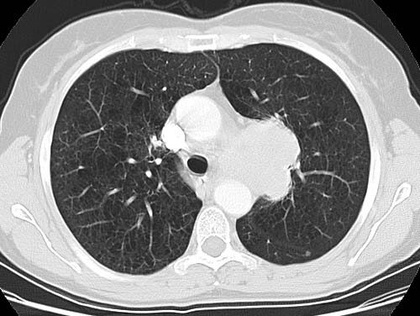
%> input picture DIP course/normal_CT.jpg, 420 x 316 px, shrunk from 500 x 376 before the run
$ octave HW6_3.m   (GNU Octave 9; MATLAB toolbox functions it lacks are replaced by stand-ins)
%> lines starting %> are read from the running program, lines starting %| are printed output that depends on the picture; in (x1, y1, x2, y2) boxes, pixels count from 0 and x2, y2 are one past the last pixel; in counts of white or black regions, pixels touching at a corner belong together; the program's own positions count from 1
%% Loading Image and extracting histogram
clc
clear
close all
f=imread('normal_CT.jpg');
%> f is the input picture: size 316x420 uint8; min 0, max 255, mean 139.4
[M,N]=size(f);
%> M = 316; N = 420
h=imhist(f);
%> h = 256 values, max 1923 at index 225, min 9 at index 13, mean 518.4
p=h./numel(f);
%> p = 256 values, max 0.0145 at index 225, min 6.78e-05 at index 13, mean 0.00391
figure,imshow(f,[]),title('Original Image')
figure,plot(h),title('Image Histogram')
%> after `title('Image Histogram')`:
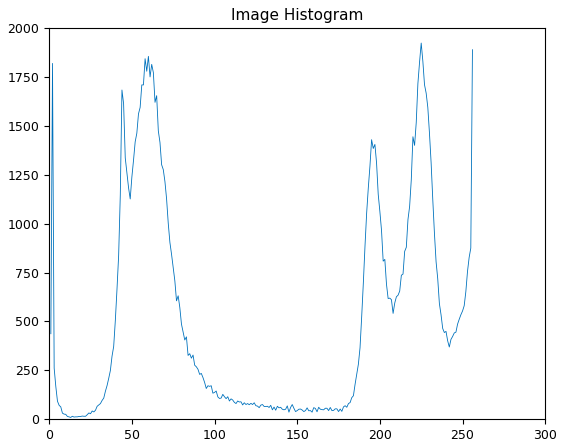
%> figure redrawn from the program's plot data; curve peaks at x = 225, y = 1923
%% Binarization Using Otsu
for T=1:254
    p1=sum(p(1:T+1));
    p2=sum(p(T+2:256));
    u1=[0:T]*((h(1:T+1))/(sum(h(1:T+1))));
    u2=[T+1:255]*((h(T+2:256))/(sum(h(T+2:256))));
    zigma1=(([0:T]-u1).^2)*((h(1:T+1))/(sum(h(1:T+1))));
    zigma2=(([T+1:255]-u2).^2)*((h(T+2:256))/(sum(h(T+2:256))));
    epsilon(T)=(zigma1*sum(p(1:T+1)))+(zigma2*sum(p(T+2:256)));
end
%> this loop made 254 passes
%> (p1, p2, u1, u2, zigma1, zigma2) on passes 1 to 3: (0.017, 0.983, 0.806, 141.8, 0.156, 6441), (0.019, 0.981, 0.93, 142, 0.272, 6414.7), (0.0202, 0.98, 1.06, 142.2, 0.505, 6398.1)
%> after the loop, epsilon = 254 values, max 6470.4 at index 254, min 480.1 at index 138, mean 2770.7
T_new=find(epsilon==min(epsilon));
%> T_new = 138
for m=1:M
    for n=1:N
         g2(m,n) =f(m,n)>=T_new;
    end
end
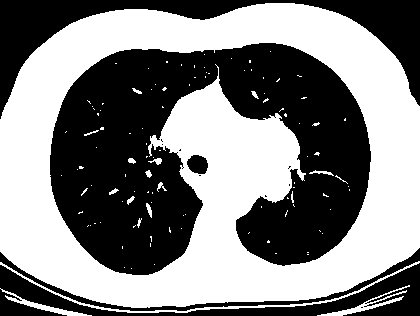
%> g2: size 316x420 logical; 50.7% white; 13 black regions (8 under 20 px), largest, box (x1, y1, x2, y2) and area: (50, 43, 371, 275) 46251, (0, 0, 420, 119) 10766, (0, 263, 420, 316) 6117, (0, 248, 420, 311) 1930, (187, 155, 208, 174) 308
figure,imshow(g2,[]),title(['Binary Image Using Otsu Method with Threshold= ',num2str(T_new)])
g2=~g2;
figure,imshow(g2,[]),title(['Reverse of the Binary Image Using Otsu Method with Threshold= ',num2str(T_new)])
%% Labeling and Segmentation
[L,num]=bwlabel(g2,4);
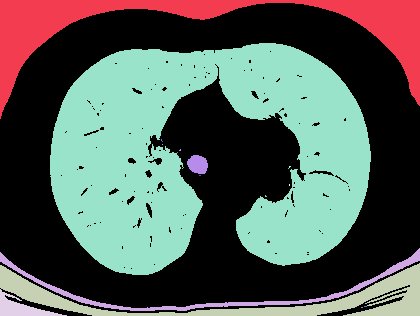
%> L: size 316x420 double; 23 distinct labels, from 0 to 22; one colour per label, 0 black
%> num = 22
figure,mesh(L),title('Labeled Image')
im=zeros(size(g2));
for m=1:M
    for n=1:N
         if L(m,n)==5;im(m,n)=g2(m,n); end
    end
end
%> im: size 316x420 double; values 0 (black) and 1 (white), 34.8% white; 1 white region, box (x1, y1, x2, y2) and area: (50, 43, 371, 275) 46247
figure,imshow(im,[]),title('Output of Label= 5 in Image')
% Image Segmentation
f=255.*im2double(f);
%> f: size 316x420 double
f_new=f.*im;
figure,imshow(f_new,[]),title('Segmented Image')
%% Pseudo Coloring by Quantized Colors
x=0:0.0156:4-0.0156;
y=ceil(x);
figure;subplot(2,1,1);
p=plot(x,y);
set(p,'Color','blue','LineWidth',2);axis([0 4 0 5]);
set(gca,'YTickLabel',{'0','C1','C2','C3','C4','C5'});
set(gca,'XTickLabel',{'0','32','64','96','128','160','192','224','256'});
xlabel('Intensity level');ylabel('Colers (R,G,B)');
title('Quantized colers for R & G & B','FontWeight','bold');
x=0:255;
B=(-1/255)*x+1;
subplot(2,1,2);p=plot(x,B);
set(p,'Color','blue','LineWidth',2);axis([0 1 0 257])
title('linear function for R & G & B','FontWeight','bold');
R=(1/255)*x;
hold on ;p=plot(x,R);
set(p,'Color','red','LineWidth',2);axis([0 1 0 257])
G=(-1/128)*abs(x-128)+1;
hold on ;p=plot(x,G);
set(p,'Color','green','LineWidth',2);axis([0 257 0 1])
legend('B','R','G');
xlabel('Gray image Intensity level');ylabel('Colers intensity');
r=zeros(M,N);g=zeros(M,N);b=zeros(M,N);
for m=1:M
    for n=1:N
        if f_new(m,n)<=64
            r(m,n)=0;
            g(m,n)=0;
            b(m,n)=50/256;
        elseif f_new(m,n)>64&&f_new(m,n)<=128
            r(m,n)=0;
            g(m,n)=150/256;
            b(m,n)=50/256;
        elseif f_new(m,n)>128&&f_new(m,n)<=192
            r(m,n)=150/256;
            g(m,n)=20/256;
            b(m,n)=0;
        elseif f_new(m,n)>192&&f_new(m,n)<=256
            r(m,n)=200/256;
            g(m,n)=0;
            b(m,n)=0;
        end
    end
end
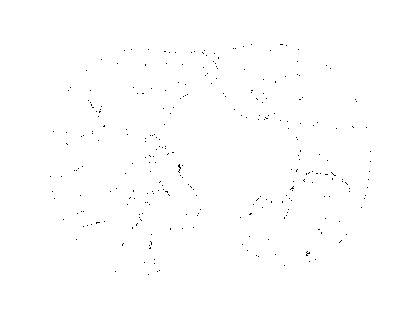
%> b: size 316x420 double; values 0 (black) and 0.195 (white), 99.7% white; black in thin lines or dots, all inside (x1, y1, x2, y2) = (50, 44, 371, 275)
g_new(:,:,1)=r(:,:);
g_new(:,:,2)=g(:,:);
g_new(:,:,3)=b(:,:);
figure,imshow(g_new,[]),title('Pseudo Colored by 4 Quantized Colors')
%% Pseudo colering image by color functions
for m=1:M
    for n=1:N
        B1(m,n)=(-1/255)*f_new(m,n)+1;
        R1(m,n)=(1/255)*f_new(m,n);
        G1(m,n)=(-1/128)*abs(f_new(m,n)-128)+1;
    end
end
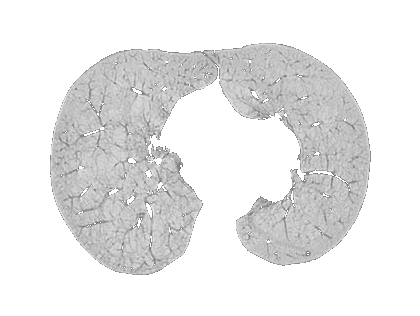
%> B1: size 316x420 double; min 0.463, max 1, mean 0.911
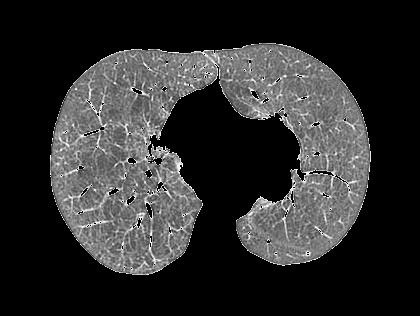
%> G1: size 316x420 double; min 0, max 1, mean 0.177
g_new(:,:,1)=R1;
g_new(:,:,2)=G1;
g_new(:,:,3)=B1;
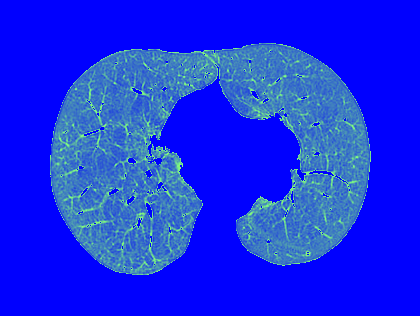
%> g_new: size 316x420x3 double; mean R, G, B 0.089, 0.177, 0.911
figure,imshow(g_new,[]),title('Pseudo Colered by Linear Function for R & G & B')
